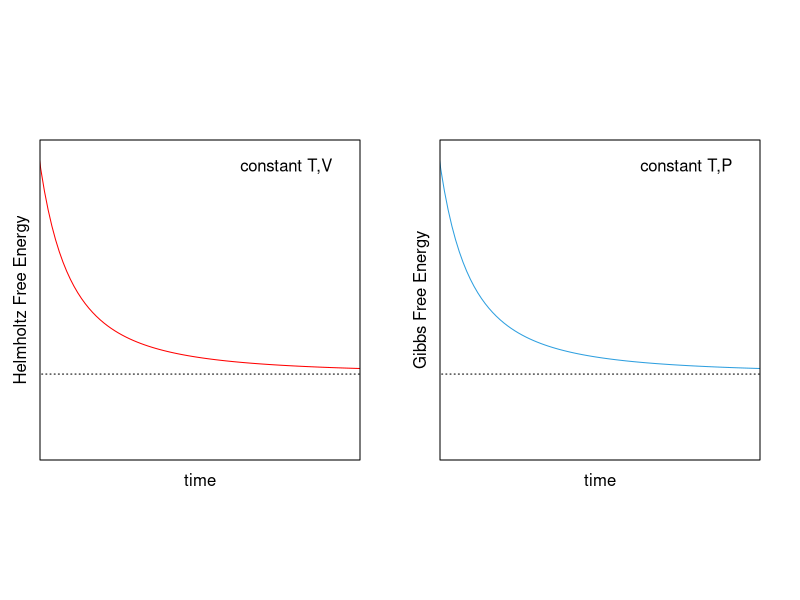

Write the R code that produced this figure.
## ---- chunk 1
x <- seq(0,1.25,0.01)
i <- 0.2
f <- 1
p1 <- 0.5
old.par <- par(mfrow=c(1, 2))
par(pty="s")
par(mar=c(0,2,0,2))
plot(x, 2/x^2+25,
     xlim=c(0.2, 1),
     ylim=c(0, 100),
     type="l",
     xaxt='n',
     yaxt='n',
     mgp=c(0.5,0.5,0),
     ylab = "Helmholtz Free Energy", xlab = "time", col = "red")
arrows(-10 , 25, 10, 25 , length=0, angle=90, code=3, lty="dotted")
legend("topright", inset=.02, "constant T,V",, bg = "white", adj=0.15, box.col = "white")

par(mar=c(0,2,0,2))
plot(x, 2/x^2+25,
     xlim=c(0.2, 1),
     ylim=c(0, 100),
     type="l",
     xaxt='n',
     yaxt='n',
     mgp=c(0.5,0.5,0),
     ylab = "Gibbs Free Energy", xlab = "time", col = "#2E9FDF")
arrows(-10 , 25, 10, 25 , length=0, angle=90, code=3, lty="dotted")

legend("topright", inset=.02, "constant T,P",, bg = "white", adj=0.15, box.col = "white")
par(old.par)
